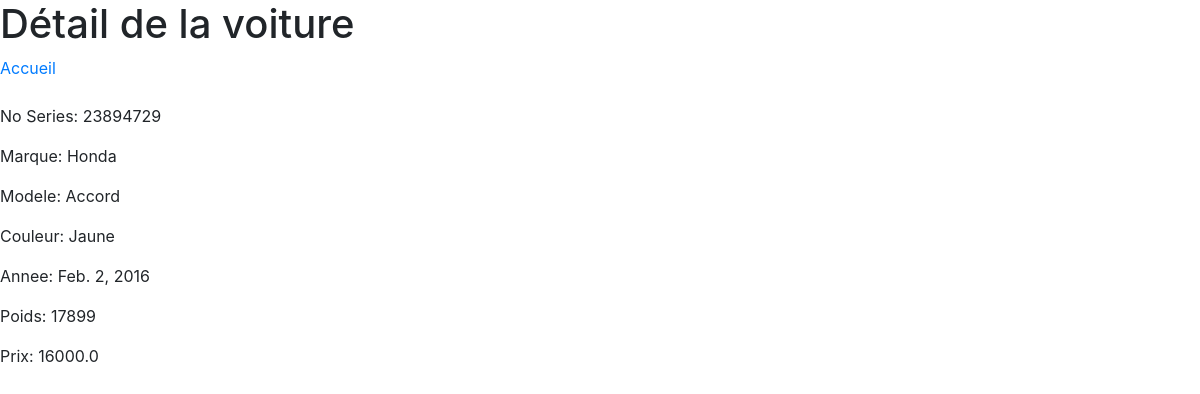
Page /magasin/voiture/6/ on the committed database.
### magasin/models.py (models this page shows, shortened)
class Voiture(models.Model):
    no_serie = models.IntegerField(unique=True)
    marque = models.CharField(max_length=25)
    modele = models.CharField(max_length=25)
    COLOR_CHOICE = (
        ('Bl', 'Bleu'),
        ('Ro', 'Rouge'),
        ('Ja', 'Jaune'),
        ('No', 'Noir'),
        ('Blc', 'Blanc'),
        ('Gr', 'Gris'),
        ('Ve', 'Vert'),
    )
    couleur = models.CharField(max_length=4, choices=COLOR_CHOICE)
    annee = models.DateField()
    poids = models.IntegerField()
    prix = models.FloatField()

### magasin/views.py (the view)
# urls.py: path('voiture/<int:pk>/', VoitureDetail.as_view(), name='voiture-detail'),
class VoitureDetail(DetailView):
    model = Voiture
    fields = '__all__'

### magasin/templates/magasin/voiture_detail.html
{% extends "magasin/base.html" %}
{% block content %}
<h1>Détail de la voiture</h1>
<a href="/">Accueil</a>
<br><br>
<p>No Series: {{voiture.no_serie}}</p>
<p>Marque: {{voiture.marque}}</p>
<p>Modele: {{voiture.modele}}</p>
<p>Couleur: {{voiture.get_couleur_display}}</p>
<p>Annee: {{voiture.annee}}</p>
<p>Poids: {{voiture.poids}}</p>
<p>Prix: {{voiture.prix}}</p>
{% endblock content %}

### rows in the picture
Voiture: no_serie "23894729", marque "Honda", modele "Accord", couleur "Jaune", annee "Feb. 2, 2016", poids "17899", prix "16000.0"
